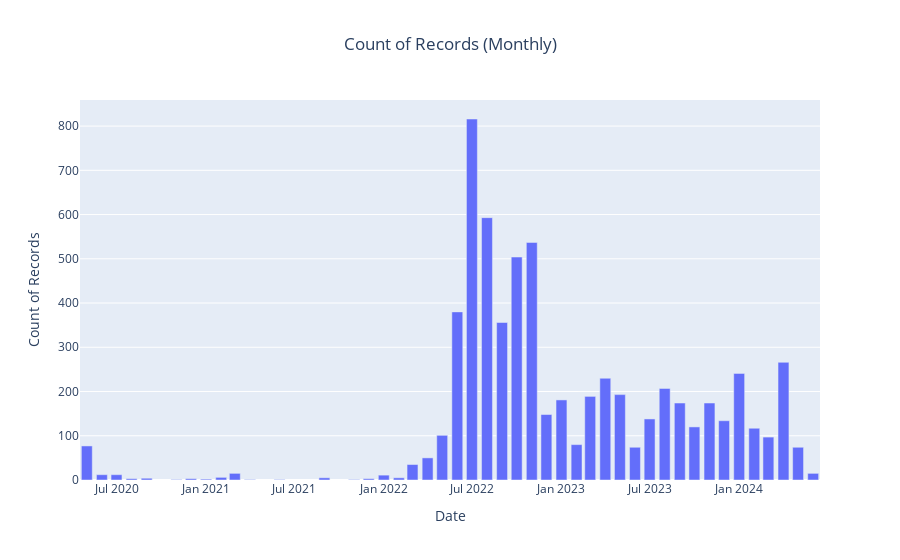
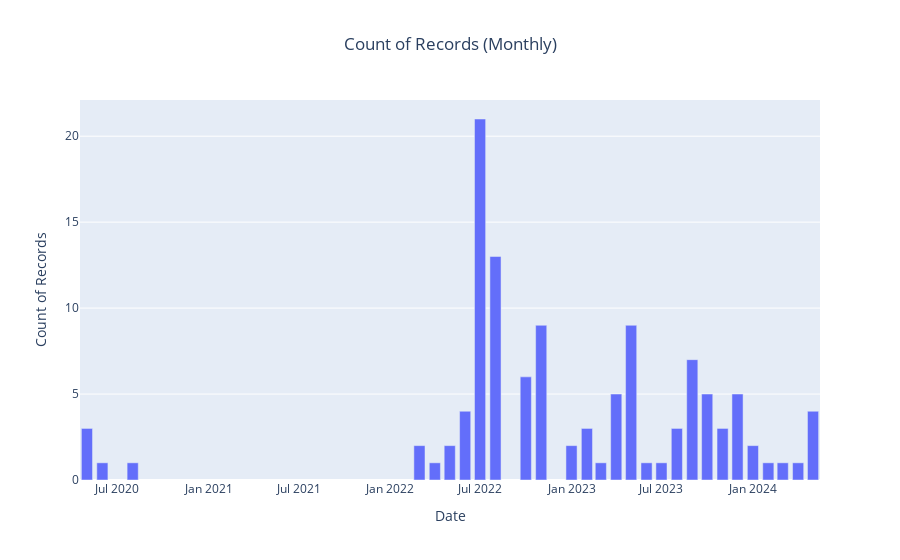

Write notebook code for charts like these, in order.
### Markdown cell above
### Posts over time

### Code cell
data = pd.read_csv('data/output_file1.csv')
nf.filter_and_plot(data,aggregation='monthly')
nf.filter_and_plot(data,regex='Weapon',aggregation='monthly',column='entity_types')

### Figure 1 — Plotly figure (JSON) as saved in the notebook; plotly's stock layout.template omitted (floating-point values rounded to 4 significant figures)
{"data": [{"alignmentgroup": "True", "hovertemplate": "Date=%{x}<br>Count of Records=%{y}<extra></extra>", "legendgroup": "", "marker": {"color": "#636efa", "pattern": {"shape": ""}}, "name": "", "offsetgroup": "", "orientation": "v", "showlegend": false, "textposition": "auto", "type": "bar", "x": ["2020-05-01T00:00:00", "2020-06-01T00:00:00", "2020-07-01T00:00:00", "2020-08-01T00:00:00", "2020-09-01T00:00:00", "2020-11-01T00:00:00", "2020-12-01T00:00:00", "2021-01-01T00:00:00", "2021-02-01T00:00:00", "2021-03-01T00:00:00", "2021-04-01T00:00:00", "2021-06-01T00:00:00", "2021-09-01T00:00:00", "2021-11-01T00:00:00", "2021-12-01T00:00:00", "2022-01-01T00:00:00", "2022-02-01T00:00:00", "2022-03-01T00:00:00", "2022-04-01T00:00:00", "2022-05-01T00:00:00", "2022-06-01T00:00:00", "2022-07-01T00:00:00", "2022-08-01T00:00:00", "2022-09-01T00:00:00", "2022-10-01T00:00:00", "2022-11-01T00:00:00", "2022-12-01T00:00:00", "2023-01-01T00:00:00", "2023-02-01T00:00:00", "2023-03-01T00:00:00", "2023-04-01T00:00:00", "2023-05-01T00:00:00", "2023-06-01T00:00:00", "2023-07-01T00:00:00", "2023-08-01T00:00:00", "2023-09-01T00:00:00", "2023-10-01T00:00:00", "2023-11-01T00:00:00", "2023-12-01T00:00:00", "2024-01-01T00:00:00", "2024-02-01T00:00:00", "2024-03-01T00:00:00", "2024-04-01T00:00:00", "2024-05-01T00:00:00", "2024-06-01T00:00:00"], "xaxis": "x", "y": [77, 12, 12, 3, 4, 1, 3, 2, 6, 15, 1, 1, 5, 1, 3, 11, 5, 35, 50, 101, 380, 816, 593, 356, 504, 537, 148, 181, 80, 189, 230, 193, 74, 138, 207, 174, 120, 174, 134, 241, 117, 97, 266, 74, 15], "yaxis": "y"}], "layout": {"barmode": "relative", "legend": {"tracegroupgap": 0}, "title": {"text": "Count of Records (Monthly)", "x": 0.5}, "xaxis": {"anchor": "y", "domain": [0, 1], "title": {"text": "Date"}}, "yaxis": {"anchor": "x", "domain": [0, 1], "title": {"text": "Count of Records"}}}}

### Figure 2 — Plotly figure (JSON) as saved in the notebook; plotly's stock layout.template omitted (floating-point values rounded to 4 significant figures)
{"data": [{"alignmentgroup": "True", "hovertemplate": "Date=%{x}<br>Count of Records=%{y}<extra></extra>", "legendgroup": "", "marker": {"color": "#636efa", "pattern": {"shape": ""}}, "name": "", "offsetgroup": "", "orientation": "v", "showlegend": false, "textposition": "auto", "type": "bar", "x": ["2020-05-01T00:00:00", "2020-06-01T00:00:00", "2020-08-01T00:00:00", "2022-03-01T00:00:00", "2022-04-01T00:00:00", "2022-05-01T00:00:00", "2022-06-01T00:00:00", "2022-07-01T00:00:00", "2022-08-01T00:00:00", "2022-10-01T00:00:00", "2022-11-01T00:00:00", "2023-01-01T00:00:00", "2023-02-01T00:00:00", "2023-03-01T00:00:00", "2023-04-01T00:00:00", "2023-05-01T00:00:00", "2023-06-01T00:00:00", "2023-07-01T00:00:00", "2023-08-01T00:00:00", "2023-09-01T00:00:00", "2023-10-01T00:00:00", "2023-11-01T00:00:00", "2023-12-01T00:00:00", "2024-01-01T00:00:00", "2024-02-01T00:00:00", "2024-03-01T00:00:00", "2024-04-01T00:00:00", "2024-05-01T00:00:00"], "xaxis": "x", "y": [3, 1, 1, 2, 1, 2, 4, 21, 13, 6, 9, 2, 3, 1, 5, 9, 1, 1, 3, 7, 5, 3, 5, 2, 1, 1, 1, 4], "yaxis": "y"}], "layout": {"barmode": "relative", "legend": {"tracegroupgap": 0}, "title": {"text": "Count of Records (Monthly)", "x": 0.5}, "xaxis": {"anchor": "y", "domain": [0, 1], "title": {"text": "Date"}}, "yaxis": {"anchor": "x", "domain": [0, 1], "title": {"text": "Count of Records"}}}}
